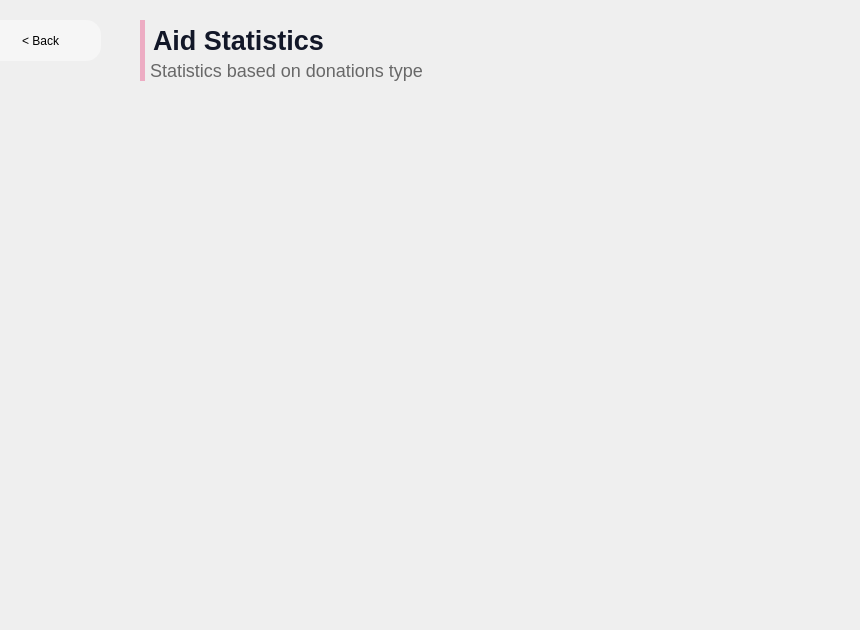
      <widget class="QWidget" name="page_6">
       <widget class="QWidget" name="gridLayoutWidget_3">
        <property name="geometry">
         <rect>
          <x>160</x>
          <y>120</y>
          <width>691</width>
          <height>501</height>
         </rect>
        </property>
        <layout class="QGridLayout" name="gridLayout_2"/>
       </widget>
       <widget class="QLabel" name="label_143">
        <property name="geometry">
         <rect>
          <x>140</x>
          <y>20</y>
          <width>371</width>
          <height>41</height>
         </rect>
        </property>
        <property name="styleSheet">
         <string notr="true">font-family: 'Poppins';
font-style: normal;
background:rgba(0,0,0,0);
font-weight: 600;
font-size: 27px;
color: rgb(18,23,40);
border-left: 5px solid rgb(237,172,195);
padding-left: 1px;

</string>
        </property>
        <property name="text">
         <string>Aid Statistics</string>
        </property>
       </widget>
       <widget class="QLabel" name="label_144">
        <property name="geometry">
         <rect>
          <x>140</x>
          <y>60</y>
          <width>411</width>
          <height>21</height>
         </rect>
        </property>
        <property name="styleSheet">
         <string notr="true">font-family: 'Poppins';
font-style: normal;
background:rgba(0,0,0,0);
font-weight: 275;
font-size: 18px;
color: rgb(104,104,104);
border-left: 5px solid rgb(237,172,195);
padding-left: 1px;

</string>
        </property>
        <property name="text">
         <string>Statistics based on donations type</string>
        </property>
       </widget>
       <widget class="QPushButton" name="back_stats_dash18">
        <property name="geometry">
         <rect>
          <x>-20</x>
          <y>20</y>
          <width>121</width>
          <height>41</height>
         </rect>
        </property>
        <property name="styleSheet">
         <string notr="true">QPushButton{
background-color:rgb(246, 246, 246);
border:0;
color:black;
	font: 75 15pt &quot;Poppins&quot;;
font-weight:275;
border-radius:15px;
}</string>
        </property>
        <property name="text">
         <string>&lt; Back</string>
        </property>
       </widget>
      </widget>
